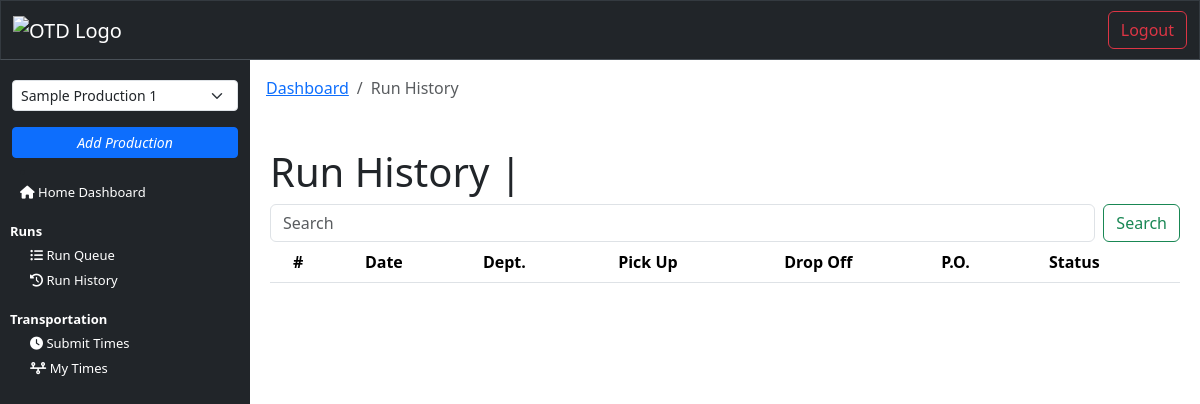
The app's page /run_history (signed in), older data.
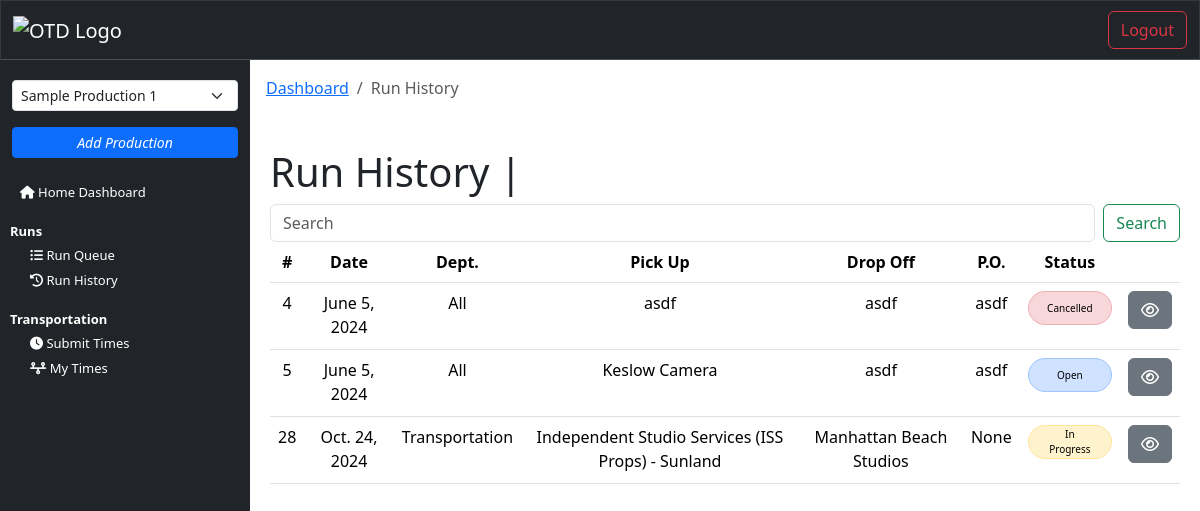
The same page, newer data.
### transportation/models.py (models this page shows, shortened)
class RunRequest(models.Model):
    production_title = models.CharField(max_length=150, null=True)
    create_date = models.DateField(auto_now_add=True)
    requester_name = models.CharField(max_length=100)
    requester_phone = models.CharField(max_length=15)
    requester_email = models.CharField(max_length=255)
    requester_department = models.CharField(max_length=100)
    run_date = models.DateField()
    ready_time = models.TimeField(null=True, blank=True)
    need_by_this_time = models.TimeField(null=True, blank=True)
    run_type = models.CharField(null=True, max_length=50)
    pickup_name = models.CharField(max_length=100)
    pickup_phone = models.CharField(max_length=15, null=True, blank=True)
    pickup_address_1 = models.CharField(max_length=100)
    pickup_address_2 = models.CharField(max_length=100, null=True, blank=True)
    pickup_city = models.CharField(max_length=100)
    pickup_state = models.CharField(max_length=2)
    pickup_zip = models.CharField(max_length=10)
    run_details = models.TextField(max_length=500)
    stop_2_name = models.CharField(max_length=100, blank=True)
    stop_2_phone = models.CharField(max_length=15, blank=True)
    stop_2_address_1 = models.CharField(max_length=100, blank=True)
    stop_2_address_2 = models.CharField(max_length=100, null=True, blank=True)
    stop_2_city = models.CharField(max_length=100, blank=True)
    stop_2_state = models.CharField(max_length=2, blank=True)
    stop_2_zip = models.CharField(max_length=10, blank=True)
    run_details_2 = models.TextField(max_length=500, null=True, blank=True)
    stop_3_name = models.CharField(max_length=100, blank=True)
    stop_3_phone = models.CharField(max_length=15, blank=True)
    stop_3_address_1 = models.CharField(max_length=100, blank=True)
    stop_3_address_2 = models.CharField(max_length=100, null=True, blank=True)
    stop_3_city = models.CharField(max_length=100, blank=True)
    stop_3_state = models.CharField(max_length=2, blank=True)
    stop_3_zip = models.CharField(max_length=10, blank=True)
    run_details_3 = models.TextField(max_length=500, null=True, blank=True)
    stop_4_name = models.CharField(max_length=100, blank=True)
    stop_4_phone = models.CharField(max_length=15, blank=True)
    stop_4_address_1 = models.CharField(max_length=100, blank=True)
    stop_4_address_2 = models.CharField(max_length=100, null=True, blank=True)
    stop_4_city = models.CharField(max_length=100, blank=True)
    stop_4_state = models.CharField(max_length=2, blank=True)
    stop_4_zip = models.CharField(max_length=10, blank=True)
    run_details_4 = models.TextField(max_length=500, null=True, blank=True)
    stop_5_name = models.CharField(max_length=100, blank=True)
    stop_5_phone = models.CharField(max_length=15, blank=True)
    stop_5_address_1 = models.CharField(max_length=100, blank=True)
    stop_5_address_2 = models.CharField(max_length=100, null=True, blank=True)
    stop_5_city = models.CharField(max_length=100, blank=True)
    stop_5_state = models.CharField(max_length=2, blank=True)
    stop_5_zip = models.CharField(max_length=10, blank=True)
    run_details_5 = models.TextField(max_length=500, null=True, blank=True)
    stop_6_name = models.CharField(max_length=100, blank=True)
    stop_6_phone = models.CharField(max_length=15, blank=True)
    stop_6_address_1 = models.CharField(max_length=100, blank=True)
    stop_6_address_2 = models.CharField(max_length=100, null=True, blank=True)
    stop_6_city = models.CharField(max_length=100, blank=True)
    stop_6_state = models.CharField(max_length=2, blank=True)
    stop_6_zip = models.CharField(max_length=10, blank=True)
    run_details_6 = models.TextField(max_length=500, null=True, blank=True)
    dropoff_name = models.CharField(max_length=100, blank=True)
    dropoff_phone = models.CharField(max_length=15, blank=True)
    dropoff_address_1 = models.CharField(max_length=100, blank=True)
    dropoff_address_2 = models.CharField(max_length=100, null=True, blank=True)
    dropoff_city = models.CharField(max_length=100, blank=True)
    dropoff_state = models.CharField(max_length=2, blank=True)
    dropoff_zip = models.CharField(max_length=10, blank=True)
    dropoff_details = models.TextField(max_length=500, null=True, blank=True)
    purchase_order = models.CharField(max_length=20, null=True, blank=True)
    vendor_invoice  = models.CharField(max_length=20, null=True, blank=True)
    run_status = models.CharField(max_length=20, null=True, blank=True)
    truck_size = models.CharField(max_length=50, null=True, blank=True)
    assigned_driver = models.ManyToManyField('Driver', blank=True)
    transportation_notes = models.TextField(max_length=2000, null=True, blank=True)
    driver_notes = models.TextField(max_length=2000, null=True, blank=True)

### interface/views.py (the view)
# urls.py: path('run_history', views.run_history, name="run_history"),
@login_required(login_url='login')
def run_history(request):
    runs = RunRequest.objects.all()
    user = get_object_or_404(NewUser, id=request.user.id)
    user_productions = user.productions.filter(is_active=True)
    driver = Driver.objects.filter(user=user).first()
    is_driver = driver is not None
    production_title_in_session = request.session.get('production_title')
    if production_title_in_session:
        runs = runs.filter(production_title=production_title_in_session)
    user_department = request.session.get('department')
    if user_department not in ['Admin', 'Production', 'Transportation']:
        runs = runs.filter(requester_department=user_department)
    if is_driver:
        runs = runs.filter(assigned_driver=driver)
    context = {
        'runs': runs,
        'user_productions': user_productions,
        'is_driver': is_driver,
    }
    return render(request, 'interface/run_history.html', context=context)

### interface/templates/interface/run_history.html (shortened to what this page needs)
{% extends 'interface/layout.html' %}
{% load crispy_forms_tags %}
{% block content %}
    <nav class="p-2" aria-label="breadcrumb">
        <ol class="breadcrumb">
            <li class="breadcrumb-item"><a href="{% url 'dashboard' %}">Dashboard</a></li>
            <li class="breadcrumb-item active" aria-current="page">Run History</li>
        </ol>
    </nav>
    <main>
        <br>
        <div class="container">
            <h1>Run History | {{ request.session.production_title }}</h1>
        </div>
        <div class="container">
            <form id="runSearch" class="d-flex" role="search">
                <input id="searchInput" class="form-control me-2" type="search" placeholder="Search" aria-label="Search">
                <button class="btn btn-outline-success" type="submit">Search</button>
            </form>
            <table class="table" id="runHistory">
                <thead>
                    <tr>
                        <th scope="col">#</th>
                        <th scope="col" class="hidden-column">Date</th>
                        <th scope="col">Dept.</th>
                        <th scope="col" class="hidden-column">Pick Up</th>
                        <th scope="col" class="hidden-column">Drop Off</th>
                        <th scope="col" class="hidden-column">P.O.</th>
                        <th scope="col">Status</th>
                        <th scope="col"></th>
                    </tr>
                </thead>
                <tbody>
                    {% for run in runs %}
                        <tr>
                            <td scope="row" style="width: 20px;">{{ run.id }}</td>
                            <td scope="row" class="hidden-column">{{ run.run_date }}</td>
                            <td scope="row">{{ run.requester_department }}</td>
                            <td scope="row" class="hidden-column">{{ run.pickup_name }}</td>
                            <td scope="row" class="hidden-column">{{ run.dropoff_name }}</td>
                            <td scope="row" class="hidden-column">{{ run.purchase_order }}</td>
                            <td scope="row">
                                {% if run.run_status == "Completed" %}
                                    <div class="alert alert-success run-status" role="alert">
                                        {{ run.run_status }}
                                    </div>
                                {% elif run.run_status == "Open" %}
                                    <div class="alert alert-primary run-status" role="alert">
                                        {{ run.run_status }}
                                    </div>
                                {% elif run.run_status == "In Progress" %}
                                    <div class="alert alert-warning run-status" role="alert">
                                        {{ run.run_status }}
                                    </div>
                                {% elif run.run_status == "Cancelled" %}
                                    <div class="alert alert-danger run-status" role="alert">
                                        {{ run.run_status }}
                                    </div>
                                {% endif %}
                            </td>
                            <td>
                                <a class="btn btn-secondary" href="{% url 'view_run' run.id %}" title="view_run"><i class="fa fa-eye"></i></a>
                            </td>
                        </tr>
                    {% endfor %}
                </tbody>
            </table>
        </div>
        <br>
    </main>
{% endblock %}

Row changes from the older to the newer data that the page shows:
now on this page (row edited): RunRequest: id "4", run_date "June 5, 2024", requester_department "All", pickup_name "asdf", dropoff_name "asdf", purchase_order "asdf", run_status "Cancelled"
now on this page (row edited): RunRequest: id "5", run_date "June 5, 2024", requester_department "All", pickup_name "Keslow Camera", dropoff_name "asdf", purchase_order "asdf", run_status "Open"
now on this page (row unchanged): RunRequest: id "28", run_date "Oct. 24, 2024", requester_department "Transportation", pickup_name "Independent Studio Services (ISS Props) - Sunland", dropoff_name "Manhattan Beach Studios", purchase_order "None", run_status "In Progress"
